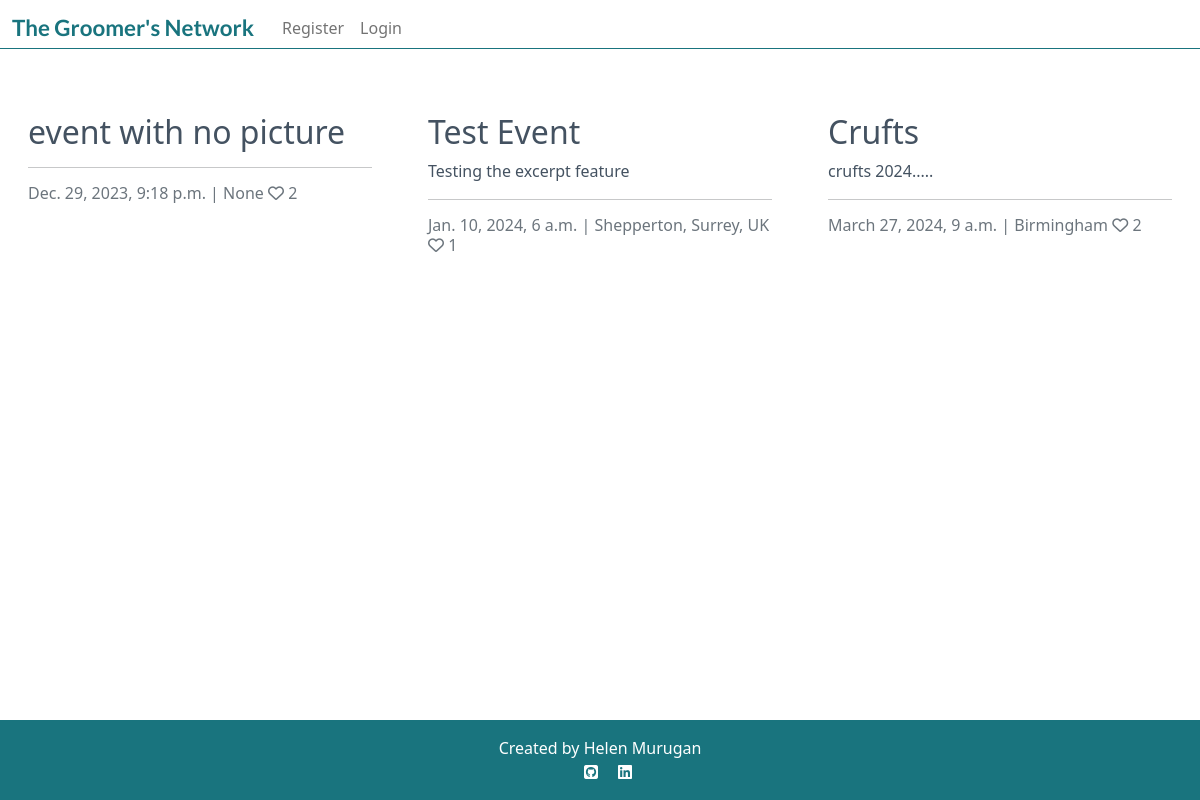
/events/events/, run on the app's committed database.
### event/models.py (models this page shows, shortened)
class Event(models.Model):
    title = models.CharField(
            max_length=200,
            verbose_name="event",
        )
    slug = models.SlugField(
        max_length=200,
        unique=True
        )
    author = models.ForeignKey(
        User,
        on_delete=models.CASCADE,
        related_name="event_events"
    )
    content = models.TextField(
        blank=True,
        null=True,
    )
    featured_image = CloudinaryField(
        'image',
        default='placeholder'
        )
    excerpt = models.TextField(
        blank=True,
        null=True,
        max_length=200,
        )
    created_on = models.DateTimeField(
        auto_now_add=True
        )
    updated_on = models.DateTimeField(
        auto_now=True
        )
    location = models.CharField(
        blank=True,
        null=True,
        max_length=30,
    )
    date_time = models.DateTimeField(
        verbose_name='Date and Time'
    )
    likes = models.ManyToManyField(
        User,
        related_name='event_likes',
        blank=True,
    )
    class Meta:
        ordering = ["-created_on"]
    def number_of_likes(self):
        return self.likes.count()

### event/views.py (the view)
# urls.py: path("events/", views.EventList.as_view(), name="event"),
class EventList(generic.ListView):
    model = Event
    queryset = Event.objects.order_by("-created_on")
    template_name = "event.html"
    paginate_by = 6

### templates/event.html (shortened to what this page needs)
{% extends "base.html" %}
{% block content %}
<div class="container-fluid">
    <div class="row">
        <div class="col-12 mt-3 left">
            <div class="row">
                {% for event in event_list %}
                <div class="col-md-4">
                    <div class="card mb-4">
                        <div class="card-body">
                            <div class="image-container">
                            </div>
                            <a href="{% url 'event_detail' event.slug  %}" class="post-link">
                                <h2 class="card-title">{{ event.title }}</h2>
                                <p class="card-text">{{ event.excerpt }}</p>
                            </a>
                            <hr />
                            <p class="card-text text-muted h6">{{ event.date_time}} | {{ event.location}} <i class="far fa-heart"></i>
                                {{ event.number_of_likes }}</p>
                        </div>
                    </div>
                </div>
                {% if forloop.counter|divisibleby:3 %}
            </div>
                {% endif %}
                {% endfor %}
        </div>
    </div>
</div>
{%endblock%}

### static/css/style.css (style rules this page uses)
.card { border: none; background-color: transparent; }
.image-container { position: relative; }
.post-link { text-decoration: none; color: #445261; }

### data on the page
Event: title "event with no picture", date_time "Dec. 29, 2023, 9:18 p.m.", location "None", number_of_likes "2"
Event: title "Test Event", excerpt "Testing the excerpt feature", date_time "Jan. 10, 2024, 6 a.m.", location "Shepperton, Surrey, UK", number_of_likes "1"
Event: title "Crufts", excerpt "crufts 2024.....", date_time "March 27, 2024, 9 a.m.", location "Birmingham", number_of_likes "2"
